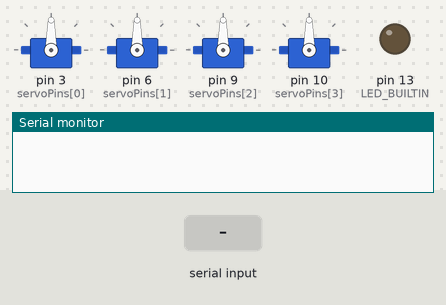
The sketch below on a simulated Arduino Uno, built with avr-gcc and run on an emulated ATmega328P. Parts: 4 × servo, output pins drawn as LEDs (lit = HIGH), the last lines printed to the serial monitor. The test bench sets the inputs (shaded band).

Above: at 1.2 s.
1.3 s: "h\n" received over Serial
At 2.6 s:
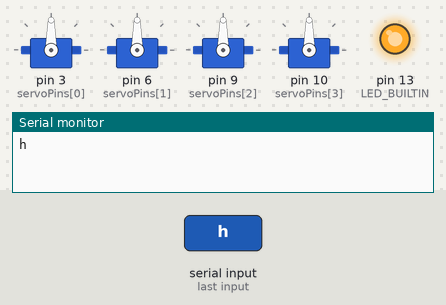
4.4 s: "l\n" received over Serial
At 5.0 s:
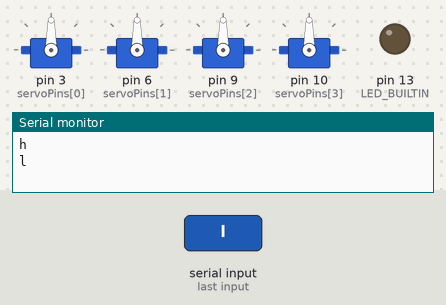
Timing chart, 0 to 7.4 s (numbered marks = the images above; inputs shaded):
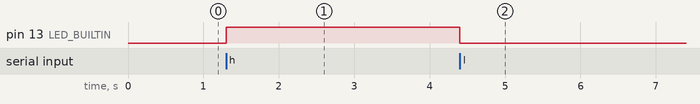

The sketch:

06_03_2020_Serial_test_servos_stream.ino
```cpp
#include <Servo.h>


String prijate; //i.e. received
float sampleData;
String sampleDataStr;
boolean activateStream;
int servoPos[4] = {90,90,90,90};
int servoPins[] = {3,6,9,10};  //Edit if necessary
int lastSent=0;
Servo servo1, servo2, servo3, servo4;

void sendData() {
  float argument, accX, accY, accZ, gyrX, gyrY ,gyrZ;

  lastSent = millis();
  argument = millis() / 1000.0;
  sampleDataStr = "t:" + String(argument, 3) + "s";
  Serial.println(sampleDataStr);
  accX = sin(argument);
  accY = cos(argument);
  accZ = sin(argument) + cos(argument);
  sampleDataStr = "acc:"+String(accX,3)+","+String(accY,3)+","+String(accZ,3);
  Serial.println(sampleDataStr);
  gyrX = sin(argument);
  gyrY = cos(argument);
  gyrZ = sin(argument) + cos(argument);
  sampleDataStr = "gyr:"+String(gyrX,3)+","+String(gyrY,3)+","+String(gyrZ,3);
  Serial.println(sampleDataStr);
}

void readServo() {
  int i, s[4], inChar;
  String input;
  input = "";
  i = 0;
  delay(50); //rewrite to read string and prase function
  //expected format: "000,000,000,000\n"
  while (Serial.available() > 0) {
    inChar = Serial.read();
    if (isDigit(inChar)) {
      // convert the incoming byte to a char and add it to the string:
      input += (char)inChar;
    }
    // if non-digit, save to s
    else if (inChar == ',') {
      s[i] = input.toInt();
      input = "";
      //Serial.print("added:");
      //Serial.println(s[i]);
      i++;
    }
    else if (inChar == '\n') {
      s[i] = input.toInt();
      input = "";
      Serial.print("New servo positions: ");
      for (i=0;i<=3;i++){
        Serial.print(String(s[i])+",");
        servoPos[i] = s[i];
      }
      setServos(); //Set servo positions with servoPos[]
      Serial.println();
    }
    else {
      Serial.println("Servo input error!");
    }
  }
}

void setServos() {
  servo1.write(servoPos[0]);
  servo2.write(servoPos[1]);
  servo3.write(servoPos[2]);
  servo4.write(servoPos[3]);

}

void setup() {
  // put your setup code here, to run once:
  Serial.begin(115200);
  pinMode(LED_BUILTIN,OUTPUT);
  digitalWrite(LED_BUILTIN, LOW);
  activateStream = false;
  Serial.setTimeout(100); //timeout before Serial.read function stops waiting for incoming data

  servo1.attach(servoPins[0]);
  servo2.attach(servoPins[1]);
  servo3.attach(servoPins[2]);
  servo4.attach(servoPins[3]);


}

void loop() {
  // put your main code here, to run repeatedly:
  if (Serial.available() > 0) {


    prijate = Serial.readStringUntil('\n'); // maybe cange to separate function with char adding to String
    prijate.trim(); //clear white spaces
    if (prijate == "h") {
      digitalWrite(LED_BUILTIN, HIGH);
    }
    else if (prijate == "l") {
      digitalWrite(LED_BUILTIN, LOW);
    }
    else if (prijate == "a") {
      activateStream = true;
    }
    else if (prijate == "t") {
      activateStream = false;
    }
    else if (prijate == "ser") {
    readServo();
  }
    Serial.println(prijate);
  }


  if (activateStream && ((millis() - lastSent) >= 10)) { //send every 10 milliseconds
    sendData();
  }

}
```

Measured:
- after the input at 1.3 s, pin 13 (LED_BUILTIN): LOW → HIGH at once
- after the input at 4.4 s, pin 13 (LED_BUILTIN): HIGH → LOW at once
